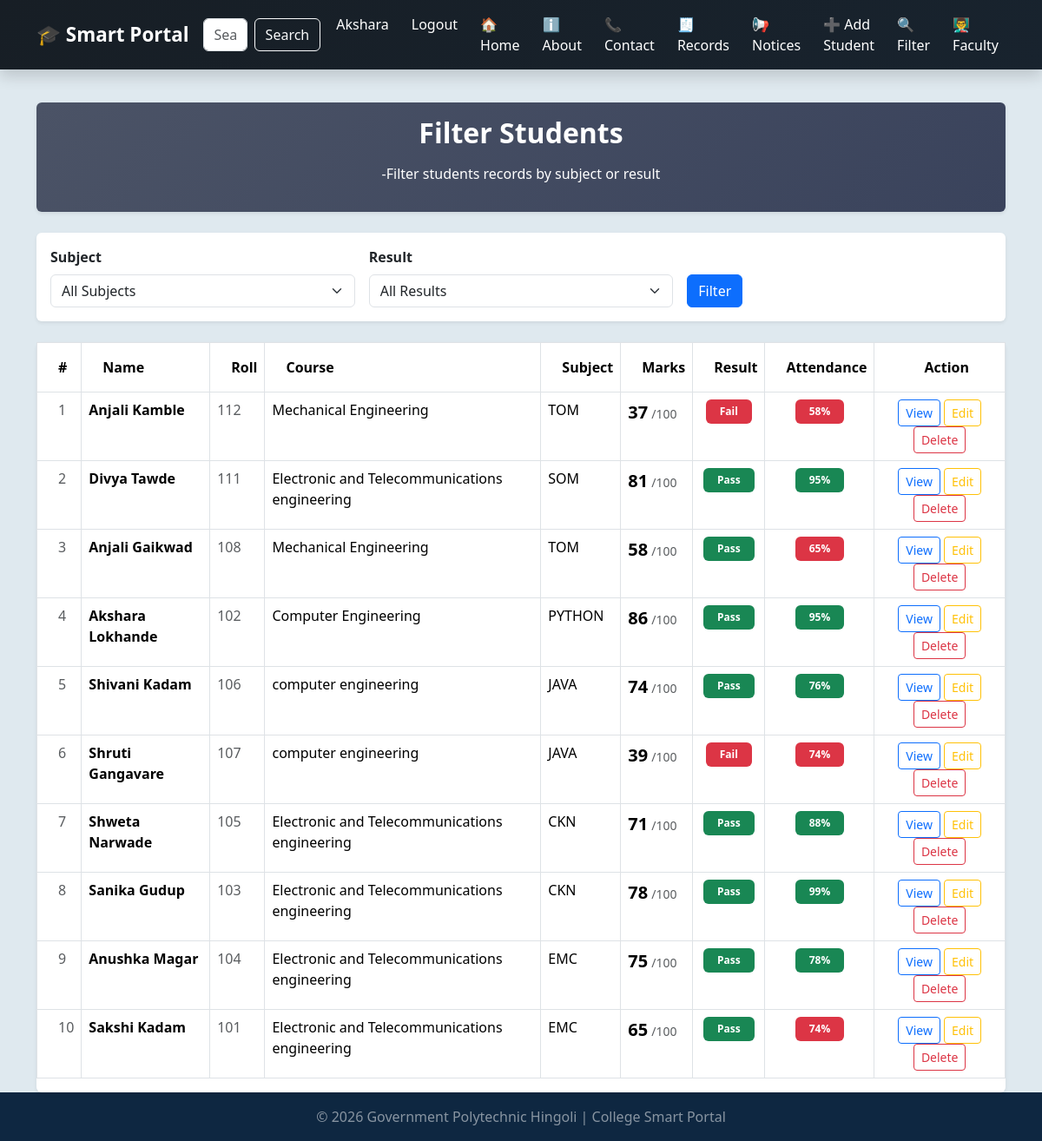
Screenshot of /filter (signed in) with the database file from the repository.
### tables this page shows
CREATE TABLE students(
                id INTEGER PRIMARY KEY AUTOINCREMENT,
                 name TEXT NOT NULL,
                 roll INTEGER NOT NULL,
                 course TEXT NOT NULL,
                 subject TEXT NOT NULL,
                 marks INTEGER NOT NULL,
                 attendance INTEGER DEFAULT 0
                 );

### app2.py (the view)
@app.route('/filter')
def filter_students():
    subject = request.args.get('subject','')
    selected_result = request.args.get('result','')
    conn = get_db()
    subjects = conn.execute('''SELECT DISTINCT subject FROM students
                        WHERE subject IS NOT NULL
                        AND subject !=""
                        ORDER BY subject ASC ''').fetchall()
    query = 'SELECT * FROM students WHERE 1=1'
    params = []
    if subject:
        query += ' AND subject = ?'
        params.append(subject)
    if selected_result == 'pass':
        query += ' AND marks >= 40'
    elif selected_result == 'fail':
        query += ' AND marks < 40'
    query += ' ORDER BY id DESC'
    students = conn.execute(query,params).fetchall()
    conn.close()
    return render_template('filter.html',students=students,selected_subject=subject, subjects=subjects,selected_result=selected_result)

### database.py (called while the page is built)
def get_db():
   conn=sqlite3.connect(DB_PATH)
   conn.row_factory= sqlite3.Row
   return conn

### templates/filter.html (shortened to what this page needs)
{% extends 'base.html' %}
{% block content %}
<div class="card mb-4 shadow-sm p-3"style="background:linear-gradient(135deg, #4b5366, #3a435c);">
<h2 class="fw-bold mb-3 text-white text-center">Filter Students</h2>
<p class="text-white text-center">-Filter students records by subject or result
</p>
</div>
<div class="card mb-4 shadow-sm">
    <div class="card-body">
        <form method="GET" action="{{ url_for('filter_students') }}">
            <div class="row g-3 align-items-end">
                <div class="col-md-4">
                    <label class="form-label fw-bold">Subject</label>
                    <select name="subject" class="form-select">
                        <option value="">All Subjects</option>
                    </select>
                </div>
                <div class="col-md-4">
                    <label class="form-label fw-bold">Result</label>
                        <select name="result" class="form-select">
                            <option value="">All Results</option>
                        </select>
                </div>
                <div class="col-md-4">
                    <button type="submit" class="btn btn-primary">Filter</button>
                </div>
            </div>
        </form>
    </div>
</div>
<div class="card shadow-sm">
    <div class="card-body p-0">
        {% if students|length == 0 %}
        <div class="text-center p-5">
            <h5 class="text-muted">No student records found.</h5>
            <a href="{{ url_for('add_student') }}" class="btn btn-primary mt-2">Add Student</a>
        </div>
        {% else %}
        <div class="table-responsive">
                <table class="table table-bordered table-hover">
                <thead style="background-color: #0b1f39; color:white;">
                    <tr>
                        <th class="py-3 ps-4">#</th>
                        <th class="py-3 ps-4">Name</th>
                        <th class="py-3 ps-4">Roll</th>
                        <th class="py-3 ps-4">Course</th>
                        <th class="py-3 ps-4">Subject</th>
                        <th class="py-3 ps-4">Marks</th>
                        <th class="py-3 ps-4">Result</th>
                        <th class="py-3 ps-4 text-center">Attendance</th>
                        <th class="py-3 ps-4 text-center">Action</th>
                    </tr>
                </thead>
                <tbody id="tableBody">
                    {% for student in students %}
                    <tr data-name="{{ student.name | lower}}">
                        <td class="ps-4 text-muted">{{ loop.index }}</td>
                        <td>
                            <div class="d-flex align-items-center">
                                <span class="fw-bold">{{ student.name }}</span>
                            </div>
                        </td>
                        <td class="text-muted">{{ student.roll }}</td>
                        <td>{{ student.course }}</td>
                        <td>{{ student.subject }}</td>
                        <td>
                            <span class="fw-bold fs-5">{{ student.marks }}</span>
                            <span class="text-muted small">/100</span>
                        </td>
                        <td class="text-center">
                            {% if student.marks >= 40 %}
                                <span class="badge bg-success px-3 py-2">Pass</span>
                            {% else %}
                                <span class="badge bg-danger px-3 py-2">Fail</span>
                            {% endif %}
                        </td>
                        <td class="text-center">
                            {% if student.attendance >= 75 %}
                                <span class="badge bg-success px-3 py-2">
                                    {{ student.attendance }}%
                                </span>
                            {% else %}
                                <span class="badge bg-danger px-3 py-2">
                                    {{ student.attendance }}%
                                </span>
                            {% endif %}
                        </td>
                        <td class="text-center">
                            <a href="{{ url_for('student_detail', id=student.id) }}" class="btn btn-sm btn-outline-primary">View</a>
                            {% if session.role == 'admin' %}
                            <a href="{{ url_for('edit_student', id=student.id) }}" class="btn btn-sm btn-outline-warning">Edit</a>
                            <a href="{{ url_for('delete_student', id=student.id) }}" class="btn btn-sm btn-outline-danger" onclick="return confirm('Are you sure you want to delete {{student.name}}?')">Delete</a>
                            {% endif %}
                        </td>
                    </tr>
                    {% endfor %}
                </tbody>
            </table>
        </div>
        {% endif %}
    </div>
</div>
{% endblock %}

### templates/base.html (style rules this page uses)
body { padding-top: 70px; background: #dee9eff7; min-height: 100vh; display: flex; flex-direction: column; }
.card { border:none; transition: 0.3s; }

### rows the page displays
students: name "Anjali Kamble", roll "112", course "Mechanical Engineering", subject "TOM", marks "37", shows "Fail", attendance "58"
students: name "Divya Tawde", roll "111", course "Electronic and Telecommunications engineering", subject "SOM", marks "81", shows "Pass", attendance "95"
students: name "Anjali Gaikwad", roll "108", course "Mechanical Engineering", subject "TOM", marks "58", shows "Pass", attendance "65"
students: name "Akshara Lokhande", roll "102", course "Computer Engineering", subject "PYTHON", marks "86", shows "Pass", attendance "95"
students: name "Shivani Kadam", roll "106", course "computer engineering", subject "JAVA", marks "74", shows "Pass", attendance "76"
students: name "Shruti Gangavare", roll "107", course "computer engineering", subject "JAVA", marks "39", shows "Fail", attendance "74"
students: name "Shweta Narwade", roll "105", course "Electronic and Telecommunications engineering", subject "CKN", marks "71", shows "Pass", attendance "88"
students: name "Sanika Gudup", roll "103", course "Electronic and Telecommunications engineering", subject "CKN", marks "78", shows "Pass", attendance "99"
students: name "Anushka Magar", roll "104", course "Electronic and Telecommunications engineering", subject "EMC", marks "75", shows "Pass", attendance "78"
students: name "Sakshi Kadam", roll "101", course "Electronic and Telecommunications engineering", subject "EMC", marks "65", shows "Pass", attendance "74"

### other values shown
{{ session.username }} "Akshara"
